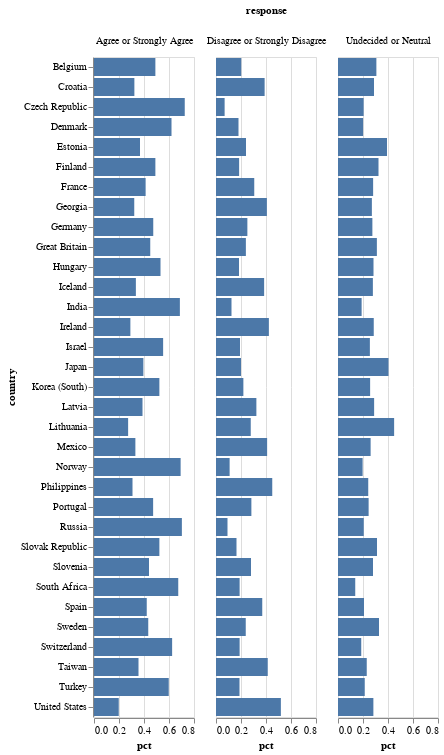

Notebook code cell kept with this figure:
### Code cell
chart = (
    alt.Chart(im)
    .mark_bar()
    .encode(
        y='country', 
        x='pct'
    )
    .properties(width=100)
    .facet(column='response')
)

chart

### Figure 1 — Vega-Lite specification as saved in the notebook (floating-point values rounded to 4 significant figures)
{"config": {"view": {"continuousWidth": 400, "continuousHeight": 300}}, "data": {"name": "data-70bbb0c66eaec06c187a7054c1c8a72d"}, "facet": {"column": {"type": "nominal", "field": "response"}}, "spec": {"mark": "bar", "encoding": {"x": {"type": "quantitative", "field": "pct"}, "y": {"type": "nominal", "field": "country"}}, "width": 100}, "$schema": "https://vega.github.io/schema/vega-lite/v4.8.1.json", "datasets": {"data-70bbb0c66eaec06c187a7054c1c8a72d": [{"country": "Belgium", "response": "Agree or Strongly Agree", "n": 1081, "pct": 0.491}, {"country": "Belgium", "response": "Disagree or Strongly Disagree", "n": 444, "pct": 0.202}, {"country": "Belgium", "response": "Undecided or Neutral", "n": 677, "pct": 0.307}, {"country": "Croatia", "response": "Agree or Strongly Agree", "n": 323, "pct": 0.323}, {"country": "Croatia", "response": "Disagree or Strongly Disagree", "n": 389, "pct": 0.389}, {"country": "Croatia", "response": "Undecided or Neutral", "n": 288, "pct": 0.288}, {"country": "Czech Republic", "response": "Agree or Strongly Agree", "n": 1386, "pct": 0.726}, {"country": "Czech Republic", "response": "Disagree or Strongly Disagree", "n": 131, "pct": 0.069}, {"country": "Czech Republic", "response": "Undecided or Neutral", "n": 392, "pct": 0.205}, {"country": "Denmark", "response": "Agree or Strongly Agree", "n": 821, "pct": 0.62}, {"country": "Denmark", "response": "Disagree or Strongly Disagree", "n": 238, "pct": 0.18}, {"country": "Denmark", "response": "Undecided or Neutral", "n": 266, "pct": 0.201}, {"country": "Estonia", "response": "Agree or Strongly Agree", "n": 371, "pct": 0.368}, {"country": "Estonia", "response": "Disagree or Strongly Disagree", "n": 242, "pct": 0.24}, {"country": "Estonia", "response": "Undecided or Neutral", "n": 396, "pct": 0.392}, {"country": "Finland", "response": "Agree or Strongly Agree", "n": 610, "pct": 0.491}, {"country": "Finland", "response": "Disagree or Strongly Disagree", "n": 230, "pct": 0.185}, {"country": "Finland", "response": "Undecided or Neutral", "n": 403, "pct": 0.324}, {"country": "France", "response": "Agree or Strongly Agree", "n": 833, "pct": 0.413}, {"country": "France", "response": "Disagree or Strongly Disagree", "n": 617, "pct": 0.306}, {"country": "France", "response": "Undecided or Neutral", "n": 567, "pct": 0.281}, {"country": "Georgia", "response": "Agree or Strongly Agree", "n": 482, "pct": 0.322}, {"country": "Georgia", "response": "Disagree or Strongly Disagree", "n": 610, "pct": 0.407}, {"country": "Georgia", "response": "Undecided or Neutral", "n": 406, "pct": 0.271}, {"country": "Germany", "response": "Agree or Strongly Agree", "n": 813, "pct": 0.474}, {"country": "Germany", "response": "Disagree or Strongly Disagree", "n": 431, "pct": 0.251}, {"country": "Germany", "response": "Undecided or Neutral", "n": 473, "pct": 0.275}, {"country": "Great Britain", "response": "Agree or Strongly Agree", "n": 407, "pct": 0.45}, {"country": "Great Britain", "response": "Disagree or Strongly Disagree", "n": 216, "pct": 0.239}, {"country": "Great Britain", "response": "Undecided or Neutral", "n": 281, "pct": 0.311}, {"country": "Hungary", "response": "Agree or Strongly Agree", "n": 536, "pct": 0.532}, {"country": "Hungary", "response": "Disagree or Strongly Disagree", "n": 185, "pct": 0.184}, {"country": "Hungary", "response": "Undecided or Neutral", "n": 286, "pct": 0.284}, {"country": "Iceland", "response": "Agree or Strongly Agree", "n": 363, "pct": 0.335}, {"country": "Iceland", "response": "Disagree or Strongly Disagree", "n": 417, "pct": 0.385}, {"country": "Iceland", "response": "Undecided or Neutral", "n": 302, "pct": 0.279}, {"country": "India", "response": "Agree or Strongly Agree", "n": 1051, "pct": 0.687}, {"country": "India", "response": "Disagree or Strongly Disagree", "n": 190, "pct": 0.124}, {"country": "India", "response": "Undecided or Neutral", "n": 289, "pct": 0.189}, {"country": "Ireland", "response": "Agree or Strongly Agree", "n": 353, "pct": 0.291}, {"country": "Ireland", "response": "Disagree or Strongly Disagree", "n": 514, "pct": 0.423}, {"country": "Ireland", "response": "Undecided or Neutral", "n": 348, "pct": 0.286}, {"country": "Israel", "response": "Agree or Strongly Agree", "n": 666, "pct": 0.553}, {"country": "Israel", "response": "Disagree or Strongly Disagree", "n": 231, "pct": 0.192}, {"country": "Israel", "response": "Undecided or Neutral", "n": 307, "pct": 0.255}, {"country": "Japan", "response": "Agree or Strongly Agree", "n": 488, "pct": 0.395}, {"country": "Japan", "response": "Disagree or Strongly Disagree", "n": 247, "pct": 0.2}, {"country": "Japan", "response": "Undecided or Neutral", "n": 499, "pct": 0.404}, {"country": "Korea (South)", "response": "Agree or Strongly Agree", "n": 677, "pct": 0.523}, {"country": "Korea (South)", "response": "Disagree or Strongly Disagree", "n": 284, "pct": 0.219}, {"country": "Korea (South)", "response": "Undecided or Neutral", "n": 333, "pct": 0.257}, {"country": "Latvia", "response": "Agree or Strongly Agree", "n": 388, "pct": 0.388}, {"country": "Latvia", "response": "Disagree or Strongly Disagree", "n": 323, "pct": 0.323}, {"country": "Latvia", "response": "Undecided or Neutral", "n": 289, "pct": 0.289}, {"country": "Lithuania", "response": "Agree or Strongly Agree", "n": 326, "pct": 0.273}, {"country": "Lithuania", "response": "Disagree or Strongly Disagree", "n": 332, "pct": 0.278}, {"country": "Lithuania", "response": "Undecided or Neutral", "n": 536, "pct": 0.449}, {"country": "Mexico", "response": "Agree or Strongly Agree", "n": 351, "pct": 0.331}, {"country": "Mexico", "response": "Disagree or Strongly Disagree", "n": 434, "pct": 0.409}, {"country": "Mexico", "response": "Undecided or Neutral", "n": 277, "pct": 0.261}, {"country": "Norway", "response": "Agree or Strongly Agree", "n": 1099, "pct": 0.693}, {"country": "Norway", "response": "Disagree or Strongly Disagree", "n": 173, "pct": 0.109}, {"country": "Norway", "response": "Undecided or Neutral", "n": 313, "pct": 0.197}, {"country": "Philippines", "response": "Agree or Strongly Agree", "n": 369, "pct": 0.308}, {"country": "Philippines", "response": "Disagree or Strongly Disagree", "n": 540, "pct": 0.45}, {"country": "Philippines", "response": "Undecided or Neutral", "n": 291, "pct": 0.242}, {"country": "Portugal", "response": "Agree or Strongly Agree", "n": 473, "pct": 0.473}, {"country": "Portugal", "response": "Disagree or Strongly Disagree", "n": 283, "pct": 0.283}, {"country": "Portugal", "response": "Undecided or Neutral", "n": 245, "pct": 0.245}, {"country": "Russia", "response": "Agree or Strongly Agree", "n": 1065, "pct": 0.703}, {"country": "Russia", "response": "Disagree or Strongly Disagree", "n": 139, "pct": 0.092}, {"country": "Russia", "response": "Undecided or Neutral", "n": 312, "pct": 0.206}, {"country": "Slovak Republic", "response": "Agree or Strongly Agree", "n": 605, "pct": 0.523}, {"country": "Slovak Republic", "response": "Disagree or Strongly Disagree", "n": 190, "pct": 0.164}, {"country": "Slovak Republic", "response": "Undecided or Neutral", "n": 361, "pct": 0.312}, {"country": "Slovenia", "response": "Agree or Strongly Agree", "n": 444, "pct": 0.44}, {"country": "Slovenia", "response": "Disagree or Strongly Disagree", "n": 283, "pct": 0.28}, {"country": "Slovenia", "response": "Undecided or Neutral", "n": 283, "pct": 0.28}, {"country": "South Africa", "response": "Agree or Strongly Agree", "n": 1845, "pct": 0.674}, {"country": "South Africa", "response": "Disagree or Strongly Disagree", "n": 517, "pct": 0.189}, {"country": "South Africa", "response": "Undecided or Neutral", "n": 377, "pct": 0.138}, {"country": "Spain", "response": "Agree or Strongly Agree", "n": 517, "pct": 0.422}, {"country": "Spain", "response": "Disagree or Strongly Disagree", "n": 453, "pct": 0.37}, {"country": "Spain", "response": "Undecided or Neutral", "n": 255, "pct": 0.208}, {"country": "Sweden", "response": "Agree or Strongly Agree", "n": 473, "pct": 0.434}, {"country": "Sweden", "response": "Disagree or Strongly Disagree", "n": 259, "pct": 0.238}, {"country": "Sweden", "response": "Undecided or Neutral", "n": 358, "pct": 0.328}, {"country": "Switzerland", "response": "Agree or Strongly Agree", "n": 773, "pct": 0.625}, {"country": "Switzerland", "response": "Disagree or Strongly Disagree", "n": 234, "pct": 0.189}, {"country": "Switzerland", "response": "Undecided or Neutral", "n": 230, "pct": 0.186}, {"country": "Taiwan", "response": "Agree or Strongly Agree", "n": 694, "pct": 0.356}, {"country": "Taiwan", "response": "Disagree or Strongly Disagree", "n": 809, "pct": 0.414}, {"country": "Taiwan", "response": "Undecided or Neutral", "n": 449, "pct": 0.23}, {"country": "Turkey", "response": "Agree or Strongly Agree", "n": 996, "pct": 0.598}, {"country": "Turkey", "response": "Disagree or Strongly Disagree", "n": 313, "pct": 0.188}, {"country": "Turkey", "response": "Undecided or Neutral", "n": 357, "pct": 0.214}, {"country": "United States", "response": "Agree or Strongly Agree", "n": 252, "pct": 0.198}, {"country": "United States", "response": "Disagree or Strongly Disagree", "n": 661, "pct": 0.519}, {"country": "United States", "response": "Undecided or Neutral", "n": 361, "pct": 0.283}]}}
